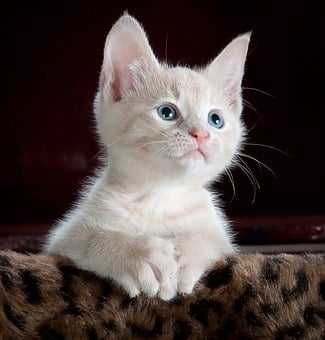
#> input picture Core Operations/cat.jpg, 325 x 340 px, found by its file name
$ python Ex3.py
#> lines starting #> are read from the running program, lines starting #| are printed output that depends on the picture
# Performamce measurement and improvement techniques
import cv2 as cv
import numpy as np
import time

img1 = cv.imread(r"C:\Users\LONG VU\Desktop\OpenCV\Core Operations\cat.jpg")
#> img1 is the input picture: shape (340, 325, 3); mean B, G, R 64.4, 66.9, 78.5

# e1 = cv.getTickCount()
t1 = time.time()
for i in range(5, 49, 2):
    img1 = cv.medianBlur(img1, i)
#> this loop made 22 passes
#> pass 1, `img1 = cv.medianBlur(img1, i)`:
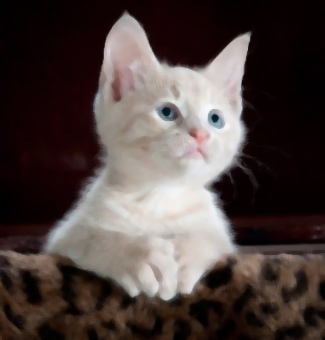
#> img1: shape (340, 325, 3); mean B, G, R 64.1, 66.7, 78.3
#> after the loop:
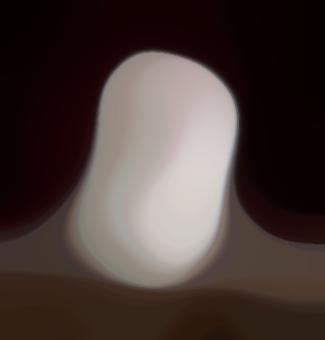
#> img1: shape (340, 325, 3); mean B, G, R 55.4, 58.9, 72.4
# e2 = cv.getTickCount()
# t = (e2 - e1)/cv.getTickFrequency()
t2 = time.time()
t = t2 - t1
print(t)

# There are several techniques and coding method to exploit
# maximum performance
# Avoid using loops in Python as much as posible
# Vectorize the algorithm/code to the maximum extent possible
# Exploit the cache coherence
# Never make copies of an array unless it is necessary
